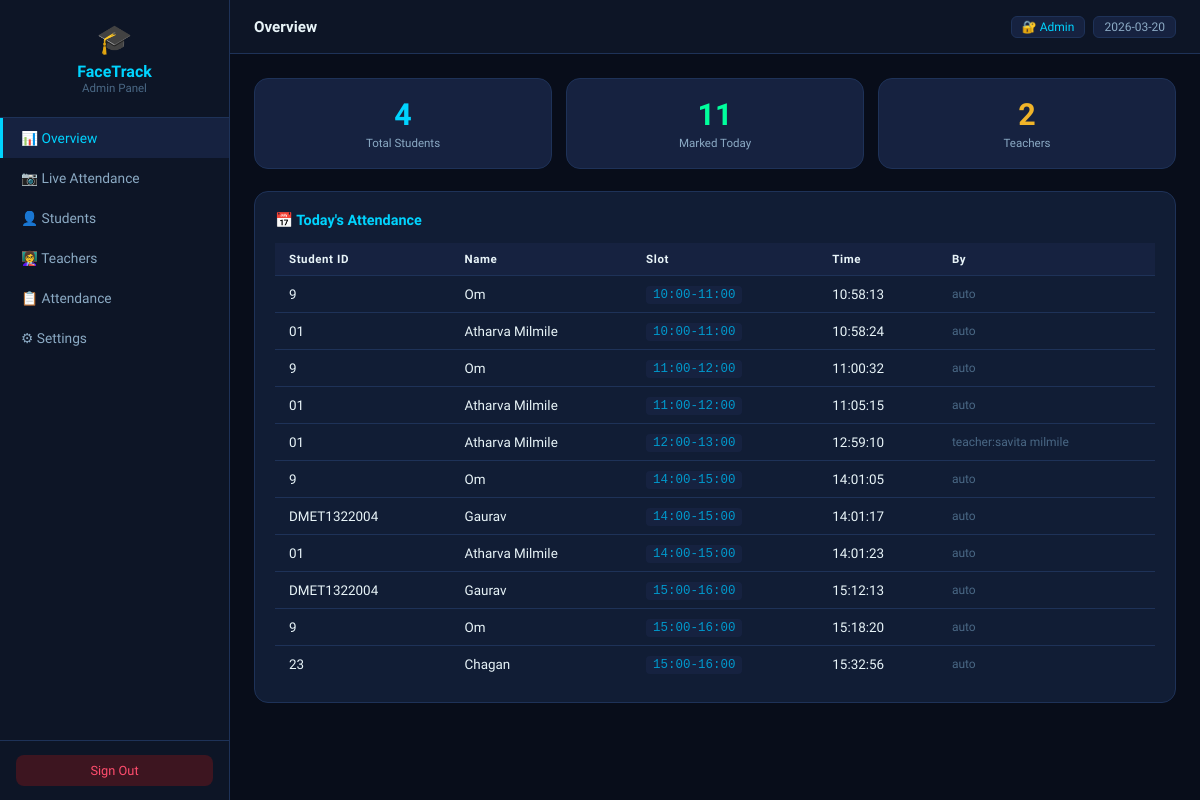
Screenshot of /admin (signed in) with the database file from the repository.
### tables this page shows
CREATE TABLE attendance (
            id          INTEGER PRIMARY KEY AUTOINCREMENT,
            student_id  TEXT    NOT NULL,
            name        TEXT    NOT NULL,
            date        TEXT    NOT NULL,
            time        TEXT    NOT NULL,
            marked_at   TIMESTAMP DEFAULT CURRENT_TIMESTAMP, session TEXT NOT NULL DEFAULT 'Morning', status TEXT NOT NULL DEFAULT 'Present', slot TEXT NOT NULL DEFAULT '', marked_by TEXT DEFAULT 'auto',
            FOREIGN KEY (student_id) REFERENCES students(student_id)
        );

### app.py (the view)
@app.route("/admin")
@require_role("admin")
def admin_dashboard():
    today       = date.today().strftime("%Y-%m-%d")
    today_recs  = database.get_attendance_by_date(today)
    settings    = database.get_all_settings()
    return render_template("admin/dashboard.html",
        students        = database.get_all_students_info(),
        teachers        = database.get_all_teachers(),
        records         = database.get_all_attendance()[:200],
        today_records   = today_recs,
        today_count     = len(today_recs),
        total_students  = len(database.get_all_students_info()),
        total_teachers  = len(database.get_all_teachers()),
        slots           = database.get_slots(),
        classes         = database.get_all_classes(),
        settings        = settings,
        today           = today,
        camera_running  = camera_running,
    )

### app.py (called while the page is built)
def require_role(*roles):
    from functools import wraps
    def decorator(f):
        @wraps(f)
        def wrapped(*args, **kwargs):
            if "role" not in session or session["role"] not in roles:
                if request.headers.get("X-Requested-With") == "XMLHttpRequest" \
                   or request.is_json \
                   or request.method == "POST":
                    return jsonify({"ok": False, "msg": "Session expired. Please log in again."}), 401
                return redirect(url_for("login"))
            return f(*args, **kwargs)
        return wrapped
    return decorator

### database.py (called while the page is built)
def get_connection():
    os.makedirs("data", exist_ok=True)
    conn = sqlite3.connect(DB_PATH)
    conn.row_factory = sqlite3.Row
    return conn

def get_slots() -> list:
    s = get_all_settings()
    from datetime import datetime, timedelta
    fmt = "%H:%M"
    cur = datetime.strptime(s.get("day_start", "09:00"), fmt)
    end = datetime.strptime(s.get("day_end",   "17:00"), fmt)
    b_s = datetime.strptime(s.get("break_start","13:00"), fmt)
    b_e = datetime.strptime(s.get("break_end",  "14:00"), fmt)
    delta = timedelta(minutes=int(s.get("slot_duration", "60")))
    slots = []
    while cur < end:
        nxt = min(cur + delta, end)
        if cur >= b_e or nxt <= b_s:
            slots.append({"label": f"{cur.strftime(fmt)}-{nxt.strftime(fmt)}",
                          "start": cur.strftime(fmt), "end": nxt.strftime(fmt)})
        cur = nxt
    return slots

def get_all_teachers() -> list:
    conn = get_connection(); c = conn.cursor()
    c.execute("SELECT id,teacher_id,name,email,subject,class_assigned,created_at FROM teachers ORDER BY name")
    rows = c.fetchall(); conn.close()
    return [dict(r) for r in rows]

def get_all_settings() -> dict:
    conn = get_connection(); c = conn.cursor()
    c.execute("SELECT key,value FROM settings")
    rows = c.fetchall(); conn.close()
    return {r["key"]: r["value"] for r in rows}

def get_all_students_info() -> list:
    conn = get_connection(); c = conn.cursor()
    c.execute("SELECT student_id,name,class_name,branch,dob,registered_at FROM students ORDER BY name")
    rows = c.fetchall(); conn.close()
    return [dict(r) for r in rows]

def get_all_classes() -> list:
    conn = get_connection(); c = conn.cursor()
    c.execute("SELECT DISTINCT class_name FROM students WHERE class_name!='' ORDER BY class_name")
    rows = c.fetchall(); conn.close()
    return [r["class_name"] for r in rows]

### templates/admin/dashboard.html (shortened to what this page needs)
<!DOCTYPE html>
<html lang="en">
<head>
<link rel="stylesheet" href="/static/css/shared.css">
</head>
<body>
<div class="sidebar">
  <div class="sb-logo"><div class="icon">🎓</div><h2>FaceTrack</h2><p>Admin Panel</p></div>
  <nav>
    <div class="nav-item active" onclick="show('overview')">📊 Overview</div>
    <div class="nav-item" onclick="show('live')">📷 Live Attendance</div>
    <div class="nav-item" onclick="show('students')">👤 Students</div>
    <div class="nav-item" onclick="show('teachers')">👩‍🏫 Teachers</div>
    <div class="nav-item" onclick="show('attendance')">📋 Attendance</div>
    <div class="nav-item" onclick="show('settings')">⚙ Settings</div>
  </nav>
  <div class="sb-footer"><a href="/logout" class="logout-a">Sign Out</a></div>
</div>
<div class="main">
  <div class="topbar">
    <h1 id="sec-title">Overview</h1>
    <div style="display:flex;gap:8px">
      <span class="tbadge" style="color:var(--accent)">🔐 Admin</span>
      <span class="tbadge" style="color:var(--text2)">{{ today }}</span>
    </div>
  </div>
  <div class="content">
    <div class="sec active" id="s-overview">
      <div class="stats cols3">
        <div class="sc c-cyan"><div class="num" id="ov-students">{{ total_students }}</div><div class="lbl">Total Students</div></div>
        <div class="sc c-green"><div class="num" id="ov-today">{{ today_count }}</div><div class="lbl">Marked Today</div></div>
        <div class="sc c-amber"><div class="num" id="ov-teachers">{{ total_teachers }}</div><div class="lbl">Teachers</div></div>
      </div>
      <div class="card">
        <h3 style="color:var(--accent)">📅 Today's Attendance</h3>
        <div class="tbl-wrap"><table>
          <thead><tr><th>Student ID</th><th>Name</th><th>Slot</th><th>Time</th><th>By</th></tr></thead>
          <tbody id="ov-tbody">
            {% for r in today_records %}
            <tr><td>{{ r.student_id }}</td><td>{{ r.name }}</td>
              <td><span class="slot-code">{{ r.slot }}</span></td>
              <td>{{ r.time }}</td>
              <td style="color:var(--text3);font-size:.75rem">{{ r.marked_by }}</td></tr>
            {% else %}
            <tr><td colspan="5" style="text-align:center;color:var(--text3);padding:24px">No attendance yet today.</td></tr>
            {% endfor %}
          </tbody>
        </table></div>
      </div>
    </div>
  </div>
</div>
</body>
</html>

### static/css/shared.css (style rules this page uses)
*,*::before,*::after { box-sizing:border-box;margin:0;padding:0 }
:root { --bg:#080d1a;--surface:#0d1526;--glass:#111d35;--glass2:#162240; --border:#1e3258;--border2:#2a4a7f; --accent:#00d4ff;--accent2:#0099cc; --danger:#ff4d6d;--success:#00ff9d;--warning:#f0b429;--purple:#7c3aed; --text:#e8f4f8;--text2:#8baac4;--text3:#4a6885; }
body { font-family:'Sora',sans-serif;background:var(--bg);color:var(--text);display:flex;min-height:100vh; }
.sidebar { width:230px;background:var(--surface);border-right:1px solid var(--border); display:flex;flex-direction:column;flex-shrink:0;position:sticky;top:0;height:100vh;overflow-y:auto; }
.sb-logo { padding:22px 18px;border-bottom:1px solid var(--border);text-align:center; }
.sb-logo .icon { font-size:1.8rem; }
.sb-logo h2 { font-size:1rem;font-weight:700;margin-top:6px; }
.sb-logo p { font-size:.72rem;color:var(--text3); }
.nav-item { display:flex;align-items:center;gap:10px;padding:12px 18px;cursor:pointer; font-size:.86rem;color:var(--text2);border-left:3px solid transparent;transition:all .18s; }
.nav-item.active { background:var(--glass2);border-left-color:currentColor; }
.sb-footer { margin-top:auto;padding:14px 16px;border-top:1px solid var(--border); }
.logout-a { display:block;text-align:center;padding:8px;background:#3d1520; color:var(--danger);border-radius:8px;text-decoration:none;font-size:.8rem;transition:all .2s; }
.main { flex:1;overflow-y:auto;display:flex;flex-direction:column; }
.topbar { background:var(--surface);border-bottom:1px solid var(--border); padding:0 24px;height:54px;display:flex;align-items:center; justify-content:space-between;position:sticky;top:0;z-index:50;flex-shrink:0; }
.topbar h1 { font-size:.95rem;font-weight:600; }
.tbadge { background:var(--glass2);border:1px solid var(--border);border-radius:6px; padding:3px 10px;font-size:.75rem; }
.content { padding:24px;flex:1; }
.sec { display:none; }
.sec.active { display:block; }
.stats { display:grid;gap:14px;margin-bottom:22px; }
.stats.cols3 { grid-template-columns:repeat(3,1fr); }
.sc { background:var(--glass2);border:1px solid var(--border);border-radius:14px;padding:18px 20px;text-align:center; }
.sc .num { font-size:1.9rem;font-weight:700; }
.sc .lbl { font-size:.72rem;color:var(--text2);margin-top:4px; }
.c-cyan .num { color:var(--accent); }
.c-green .num { color:var(--success); }
.c-amber .num { color:var(--warning); }
.card { background:var(--glass);border:1px solid var(--border);border-radius:14px;padding:20px;margin-bottom:18px; }
.card h3 { font-size:.9rem;font-weight:600;margin-bottom:14px; }
.tbl-wrap { overflow-x:auto; }
table { width:100%;border-collapse:collapse; }
thead th { padding:9px 14px;text-align:left;font-size:.72rem;font-weight:600;letter-spacing:.05em; background:var(--glass2);border-bottom:1px solid var(--border); }
tbody tr { border-bottom:1px solid var(--border);transition:background .15s; }
tbody tr:last-child { border-bottom:none; }
tbody td { padding:10px 14px;font-size:.84rem; }
.slot-code { font-family:monospace;font-size:.78rem;background:var(--glass2); border-radius:4px;padding:2px 7px;color:var(--accent2); }

### templates/admin/dashboard.html (style rules this page uses)
.sb-logo h2 { color:var(--accent); }
.nav-item.active { color:var(--accent); }

### rows the page displays
attendance: student_id "9", name "Om", slot "10:00-11:00", time "10:58:13", marked_by "auto"
attendance: student_id "01", name "Atharva Milmile", slot "10:00-11:00", time "10:58:24", marked_by "auto"
attendance: student_id "9", name "Om", slot "11:00-12:00", time "11:00:32", marked_by "auto"
attendance: student_id "01", name "Atharva Milmile", slot "11:00-12:00", time "11:05:15", marked_by "auto"
attendance: student_id "01", name "Atharva Milmile", slot "12:00-13:00", time "12:59:10", marked_by "teacher:savita milmile"
attendance: student_id "9", name "Om", slot "14:00-15:00", time "14:01:05", marked_by "auto"
attendance: student_id "DMET1322004", name "Gaurav", slot "14:00-15:00", time "14:01:17", marked_by "auto"
attendance: student_id "01", name "Atharva Milmile", slot "14:00-15:00", time "14:01:23", marked_by "auto"
attendance: student_id "DMET1322004", name "Gaurav", slot "15:00-16:00", time "15:12:13", marked_by "auto"
attendance: student_id "9", name "Om", slot "15:00-16:00", time "15:18:20", marked_by "auto"
attendance: student_id "23", name "Chagan", slot "15:00-16:00", time "15:32:56", marked_by "auto"

### other values shown
{{ today }} "2026-03-20"
{{ total_students }} "4"
{{ today_count }} "11"
{{ total_teachers }} "2"
